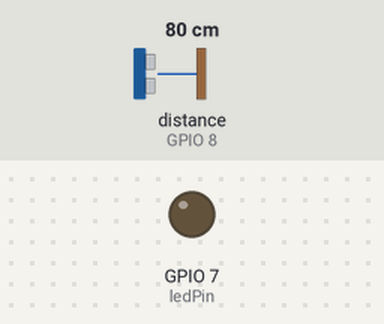
Recording of a sketch running on a simulated ESP32-S3. Parts: output pins drawn as LEDs (lit = HIGH). Wiring (inferred from the names in the program): ultrasonic range finder: trigger GPIO 9; echo GPIO 8. The inputs (shaded band) are chosen by the test bench; at power-on: distance to the obstacle (sensor on GPIO 8) 80 cm. The echo pulse lasts 58.3 µs per cm; pins used as bus, display or sensor lines are not drawn; what the sketch prints to the serial monitor is not drawn.

Above: at 5.8 s.
5.9 s: distance to the obstacle (sensor on GPIO 8) set to 10 cm
11.9 s: distance to the obstacle (sensor on GPIO 8) set to 7 cm
At 15.4 s:
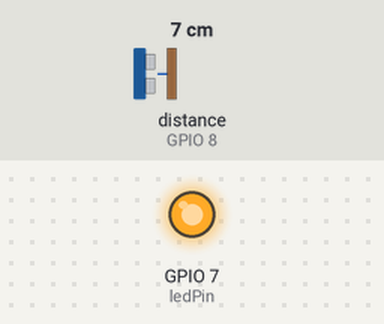
17.9 s: distance to the obstacle (sensor on GPIO 8) set to 9 cm
At 20.4 s:
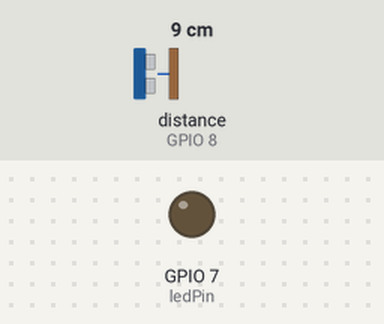
23.9 s: distance to the obstacle (sensor on GPIO 8) set to 2 cm
At 25.5 s:
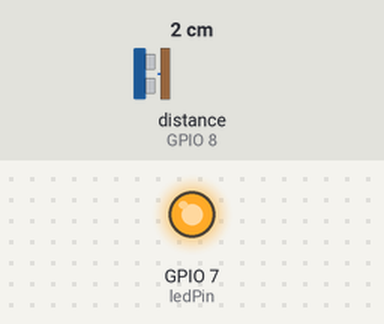
Timing chart, 0 to 27.0 s (numbered marks = the images above; inputs shaded):
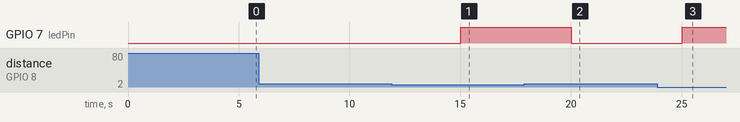

Measured:
- the behaviour switches between 9 and 8 cm on distance to the obstacle (sensor on GPIO 8) (found by bisection; images 0 and 1)
- after the input at 5.9 s, every drawn part: stays the same
- after the input at 11.9 s, GPIO 7 (ledPin): LOW → HIGH after 3.1 s
- after the input at 17.9 s, GPIO 7 (ledPin): HIGH → LOW after 2.1 s
- after the input at 23.9 s, GPIO 7 (ledPin): LOW → HIGH after 1.1 s

The sketch:

sketch_ESP32-CAM.ino
```cpp
const int trigPin = 9;
const int echoPin = 8;
const int ledPin = 7;
const float maxHeight = 40.0; // chiều cao thùng rác (cm)

void setup() {
  Serial.begin(9600);
  pinMode(trigPin, OUTPUT);
  pinMode(echoPin, INPUT);
  pinMode(ledPin, OUTPUT);
}

float readDistanceCM() {
  digitalWrite(trigPin, LOW);
  delayMicroseconds(2);

  digitalWrite(trigPin, HIGH);
  delayMicroseconds(10);
  digitalWrite(trigPin, LOW);

  long duration = pulseIn(echoPin, HIGH);
  float distance = duration * 0.034 / 2;
  return distance;
}

void loop() {
  float distance = readDistanceCM();
  float fillLevel = 100 - (distance / maxHeight) * 100;
  fillLevel = constrain(fillLevel, 0, 100);

  Serial.print("Mức rác: ");
  Serial.print(fillLevel);
  Serial.println("%");

  if (fillLevel >= 80) {
    digitalWrite(ledPin, HIGH);  // Bật đèn
  } else {
    digitalWrite(ledPin, LOW);   // Tắt đèn
  }

  delay(5000); // đo mỗi 5 giây
}
```
